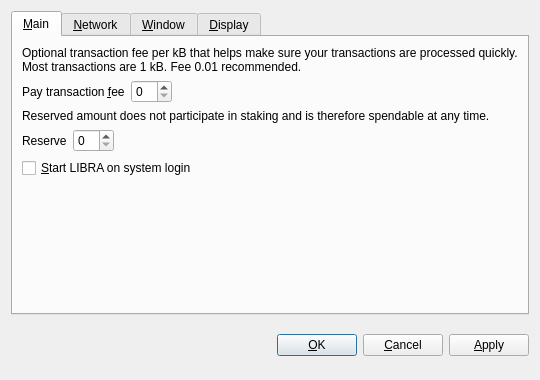
<?xml version="1.0" encoding="UTF-8"?>
<ui version="4.0">
 <class>OptionsDialog</class>
 <widget class="QDialog" name="OptionsDialog">
  <property name="geometry">
   <rect>
    <x>0</x>
    <y>0</y>
    <width>540</width>
    <height>380</height>
   </rect>
  </property>
  <property name="windowTitle">
   <string>Options</string>
  </property>
  <property name="modal">
   <bool>true</bool>
  </property>
  <layout class="QVBoxLayout" name="verticalLayout">
   <item>
    <widget class="QTabWidget" name="tabWidget">
     <property name="tabPosition">
      <enum>QTabWidget::North</enum>
     </property>
     <property name="currentIndex">
      <number>0</number>
     </property>
     <widget class="QWidget" name="tabMain">
      <attribute name="title">
       <string>&amp;Main</string>
      </attribute>
      <layout class="QVBoxLayout" name="verticalLayout_Main">
       <item>
        <widget class="QLabel" name="transactionFeeInfoLabel">
         <property name="text">
          <string>Optional transaction fee per kB that helps make sure your transactions are processed quickly. Most transactions are 1 kB. Fee 0.01 recommended.</string>
         </property>
         <property name="textFormat">
          <enum>Qt::PlainText</enum>
         </property>
         <property name="wordWrap">
          <bool>true</bool>
         </property>
        </widget>
       </item>
       <item>
        <layout class="QHBoxLayout" name="horizontalLayoutFee">
         <item>
          <widget class="QLabel" name="transactionFeeLabel">
           <property name="text">
            <string>Pay transaction &amp;fee</string>
           </property>
           <property name="textFormat">
            <enum>Qt::PlainText</enum>
           </property>
           <property name="buddy">
            <cstring>transactionFee</cstring>
           </property>
          </widget>
         </item>
         <item>
          <widget class="BitcoinAmountField" name="transactionFee"/>
         </item>
         <item>
          <spacer name="horizontalSpacerFee">
           <property name="orientation">
            <enum>Qt::Horizontal</enum>
           </property>
           <property name="sizeHint" stdset="0">
            <size>
             <width>40</width>
             <height>20</height>
            </size>
           </property>
          </spacer>
         </item>
        </layout>
       </item>
       <item>
        <widget class="QLabel" name="reserveBalanceInfoLabel">
         <property name="text">
          <string>Reserved amount does not participate in staking and is therefore spendable at any time.</string>
         </property>
         <property name="textFormat">
          <enum>Qt::PlainText</enum>
         </property>
         <property name="wordWrap">
          <bool>true</bool>
         </property>
        </widget>
       </item>
       <item>
        <layout class="QHBoxLayout" name="horizontalLayoutReserveBalance">
         <item>
          <widget class="QLabel" name="reserveBalanceLabel">
           <property name="text">
            <string>Reserve</string>
           </property>
           <property name="textFormat">
            <enum>Qt::PlainText</enum>
           </property>
           <property name="buddy">
            <cstring>reserveBalance</cstring>
           </property>
          </widget>
         </item>
         <item>
          <widget class="BitcoinAmountField" name="reserveBalance"/>
         </item>
         <item>
          <spacer name="horizontalSpacerReserveBalance">
           <property name="orientation">
            <enum>Qt::Horizontal</enum>
           </property>
           <property name="sizeHint" stdset="0">
            <size>
             <width>40</width>
             <height>20</height>
            </size>
           </property>
          </spacer>
         </item>
        </layout>
       </item>
       <item>
        <widget class="QCheckBox" name="bitcoinAtStartup">
         <property name="toolTip">
          <string>Automatically start LIBRA after logging in to the system.</string>
         </property>
         <property name="text">
          <string>&amp;Start LIBRA on system login</string>
         </property>
        </widget>
       </item>
       <item>
        <spacer name="verticalSpacer_Main">
         <property name="orientation">
          <enum>Qt::Vertical</enum>
         </property>
         <property name="sizeHint" stdset="0">
          <size>
           <width>20</width>
           <height>40</height>
          </size>
         </property>
        </spacer>
       </item>
      </layout>
     </widget>
     <widget class="QWidget" name="tabNetwork">
      <attribute name="title">
       <string>&amp;Network</string>
      </attribute>
      <layout class="QVBoxLayout" name="verticalLayout_Network">
       <item>
        <widget class="QCheckBox" name="mapPortUpnp">
         <property name="toolTip">
          <string>Automatically open the LIBRA client port on the router. This only works when your router supports UPnP and it is enabled.</string>
         </property>
         <property name="text">
          <string>Map port using &amp;UPnP</string>
         </property>
        </widget>
       </item>
       <item>
        <widget class="QCheckBox" name="connectSocks">
         <property name="toolTip">
          <string>Connect to the LIBRA network through a SOCKS5 proxy (e.g. when connecting through Tor).</string>
         </property>
         <property name="text">
          <string>&amp;Connect through SOCKS5 proxy:</string>
         </property>
        </widget>
       </item>
       <item>
        <layout class="QHBoxLayout" name="horizontalLayout_Network">
         <item>
          <widget class="QLabel" name="proxyIpLabel">
           <property name="text">
            <string>Proxy &amp;IP:</string>
           </property>
           <property name="textFormat">
            <enum>Qt::PlainText</enum>
           </property>
           <property name="buddy">
            <cstring>proxyIp</cstring>
           </property>
          </widget>
         </item>
         <item>
          <widget class="QValidatedLineEdit" name="proxyIp">
           <property name="maximumSize">
            <size>
             <width>140</width>
             <height>16777215</height>
            </size>
           </property>
           <property name="toolTip">
            <string>IP address of the proxy (e.g. 127.0.0.1)</string>
           </property>
          </widget>
         </item>
         <item>
          <widget class="QLabel" name="proxyPortLabel">
           <property name="text">
            <string>&amp;Port:</string>
           </property>
           <property name="textFormat">
            <enum>Qt::PlainText</enum>
           </property>
           <property name="buddy">
            <cstring>proxyPort</cstring>
           </property>
          </widget>
         </item>
         <item>
          <widget class="QLineEdit" name="proxyPort">
           <property name="maximumSize">
            <size>
             <width>55</width>
             <height>16777215</height>
            </size>
           </property>
           <property name="toolTip">
            <string>Port of the proxy (e.g. 9050)</string>
           </property>
          </widget>
         </item>
         <item>
          <spacer name="horizontalSpacer_Network">
           <property name="orientation">
            <enum>Qt::Horizontal</enum>
           </property>
           <property name="sizeHint" stdset="0">
            <size>
             <width>40</width>
             <height>20</height>
            </size>
           </property>
          </spacer>
         </item>
        </layout>
       </item>
       <item>
        <spacer name="verticalSpacer_Network">
         <property name="orientation">
          <enum>Qt::Vertical</enum>
         </property>
         <property name="sizeHint" stdset="0">
          <size>
           <width>20</width>
           <height>40</height>
          </size>
         </property>
        </spacer>
       </item>
      </layout>
     </widget>
     <widget class="QWidget" name="tabWindow">
      <attribute name="title">
       <string>&amp;Window</string>
      </attribute>
      <layout class="QVBoxLayout" name="verticalLayout_Window">
       <item>
        <widget class="QCheckBox" name="minimizeToTray">
         <property name="toolTip">
          <string>Show only a tray icon after minimizing the window.</string>
         </property>
         <property name="text">
          <string>&amp;Minimize to the tray instead of the taskbar</string>
         </property>
        </widget>
       </item>
       <item>
        <widget class="QCheckBox" name="minimizeOnClose">
         <property name="toolTip">
          <string>Minimize instead of exit the application when the window is closed. When this option is enabled, the application will be closed only after selecting Quit in the menu.</string>
         </property>
         <property name="text">
          <string>M&amp;inimize on close</string>
         </property>
        </widget>
       </item>
       <item>
        <spacer name="verticalSpacer_Window">
         <property name="orientation">
          <enum>Qt::Vertical</enum>
         </property>
         <property name="sizeHint" stdset="0">
          <size>
           <width>20</width>
           <height>40</height>
          </size>
         </property>
        </spacer>
       </item>
      </layout>
     </widget>
     <widget class="QWidget" name="tabDisplay">
      <attribute name="title">
       <string>&amp;Display</string>
      </attribute>
      <layout class="QVBoxLayout" name="verticalLayout_Display">
       <item>
        <layout class="QHBoxLayout" name="horizontalLayout_1_Display">
         <item>
          <widget class="QLabel" name="langLabel">
           <property name="text">
            <string>User Interface &amp;language:</string>
           </property>
           <property name="textFormat">
            <enum>Qt::PlainText</enum>
           </property>
           <property name="buddy">
            <cstring>lang</cstring>
           </property>
          </widget>
         </item>
         <item>
          <widget class="QValueComboBox" name="lang">
           <property name="toolTip">
            <string>The user interface language can be set here. This setting will take effect after restarting LIBRA.</string>
           </property>
          </widget>
         </item>
        </layout>
       </item>
       <item>
        <layout class="QHBoxLayout" name="horizontalLayout_2_Display">
         <item>
          <widget class="QLabel" name="unitLabel">
           <property name="text">
            <string>&amp;Unit to show amounts in:</string>
           </property>
           <property name="textFormat">
            <enum>Qt::PlainText</enum>
           </property>
           <property name="buddy">
            <cstring>unit</cstring>
           </property>
          </widget>
         </item>
         <item>
          <widget class="QValueComboBox" name="unit">
           <property name="toolTip">
            <string>Choose the default subdivision unit to show in the interface and when sending coins.</string>
           </property>
          </widget>
         </item>
        </layout>
       </item>
       <item>
        <widget class="QCheckBox" name="coinControlFeatures">
         <property name="toolTip">
          <string>Whether to show coin control features or not.</string>
         </property>
         <property name="text">
          <string>Display coin &amp;control features (experts only!)</string>
         </property>
        </widget>
       </item>
       <item>
        <widget class="QCheckBox" name="useBlackTheme">
         <property name="text">
          <string>Use black visual theme (requires restart)</string>
         </property>
        </widget>
       </item>
       <item>
        <spacer name="verticalSpacer_Display">
         <property name="orientation">
          <enum>Qt::Vertical</enum>
         </property>
         <property name="sizeHint" stdset="0">
          <size>
           <width>20</width>
           <height>40</height>
          </size>
         </property>
        </spacer>
       </item>
      </layout>
     </widget>
    </widget>
   </item>
   <item>
    <layout class="QHBoxLayout" name="horizontalLayout_Buttons">
     <item>
      <spacer name="horizontalSpacer_1">
       <property name="orientation">
        <enum>Qt::Horizontal</enum>
       </property>
       <property name="sizeHint" stdset="0">
        <size>
         <width>40</width>
         <height>48</height>
        </size>
       </property>
      </spacer>
     </item>
     <item>
      <widget class="QLabel" name="statusLabel">
       <property name="font">
        <font>
         <weight>75</weight>
         <bold>true</bold>
        </font>
       </property>
       <property name="text">
        <string/>
       </property>
       <property name="textFormat">
        <enum>Qt::PlainText</enum>
       </property>
       <property name="wordWrap">
        <bool>true</bool>
       </property>
      </widget>
     </item>
     <item>
      <spacer name="horizontalSpacer_2">
       <property name="orientation">
        <enum>Qt::Horizontal</enum>
       </property>
       <property name="sizeHint" stdset="0">
        <size>
         <width>40</width>
         <height>48</height>
        </size>
       </property>
      </spacer>
     </item>
     <item>
      <widget class="QPushButton" name="okButton">
       <property name="text">
        <string>&amp;OK</string>
       </property>
      </widget>
     </item>
     <item>
      <widget class="QPushButton" name="cancelButton">
       <property name="text">
        <string>&amp;Cancel</string>
       </property>
       <property name="autoDefault">
        <bool>false</bool>
       </property>
      </widget>
     </item>
     <item>
      <widget class="QPushButton" name="applyButton">
       <property name="text">
        <string>&amp;Apply</string>
       </property>
       <property name="autoDefault">
        <bool>false</bool>
       </property>
      </widget>
     </item>
    </layout>
   </item>
  </layout>
 </widget>
 <customwidgets>
  <customwidget>
   <class>BitcoinAmountField</class>
   <extends>QSpinBox</extends>
   <header>bitcoinamountfield.h</header>
  </customwidget>
  <customwidget>
   <class>QValueComboBox</class>
   <extends>QComboBox</extends>
   <header>qvaluecombobox.h</header>
  </customwidget>
  <customwidget>
   <class>QValidatedLineEdit</class>
   <extends>QLineEdit</extends>
   <header>qvalidatedlineedit.h</header>
  </customwidget>
 </customwidgets>
 <resources/>
 <connections/>
</ui>
